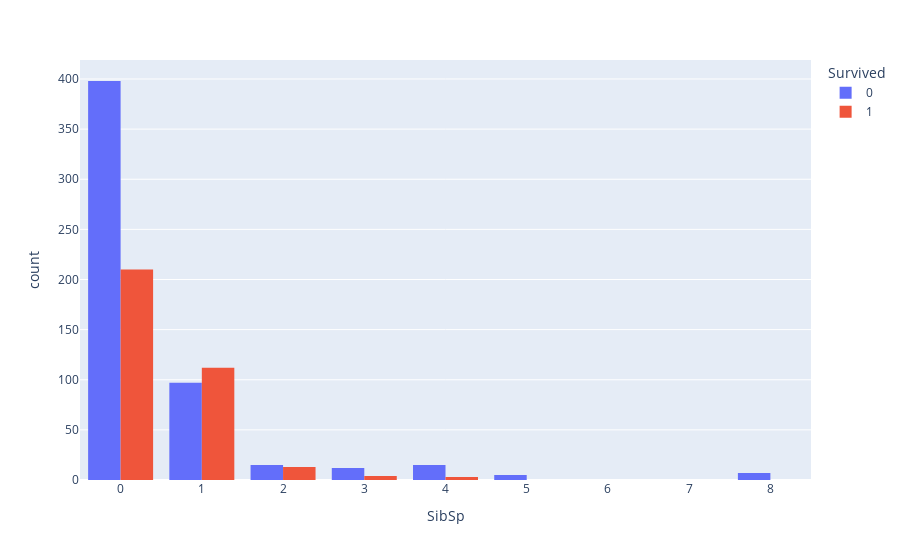

Notebook source saved alongside this figure:
### Markdown cell above
#### Coluna 'SibSp'

### Code cell
fig = px.histogram(train, x='SibSp', color='Survived', barmode='group')
fig.show()

### Figure 1 — Plotly figure (JSON) as saved in the notebook; plotly's stock layout.template omitted (floating-point values rounded to 4 significant figures; data arrays with more than 128 entries replaced by an {"elided": "..."} marker saying what was removed)
{"data": [{"alignmentgroup": "True", "bingroup": "x", "hovertemplate": "Survived=0<br>SibSp=%{x}<br>count=%{y}<extra></extra>", "legendgroup": "0", "marker": {"color": "#636efa", "pattern": {"shape": ""}}, "name": "0", "offsetgroup": "0", "orientation": "v", "showlegend": true, "type": "histogram", "x": {"elided": "549 int values"}, "xaxis": "x", "yaxis": "y"}, {"alignmentgroup": "True", "bingroup": "x", "hovertemplate": "Survived=1<br>SibSp=%{x}<br>count=%{y}<extra></extra>", "legendgroup": "1", "marker": {"color": "#EF553B", "pattern": {"shape": ""}}, "name": "1", "offsetgroup": "1", "orientation": "v", "showlegend": true, "type": "histogram", "x": {"elided": "342 int values"}, "xaxis": "x", "yaxis": "y"}], "layout": {"barmode": "group", "legend": {"title": {"text": "Survived"}, "tracegroupgap": 0}, "margin": {"t": 60}, "xaxis": {"anchor": "y", "domain": [0, 1], "title": {"text": "SibSp"}}, "yaxis": {"anchor": "x", "domain": [0, 1], "title": {"text": "count"}}}}
